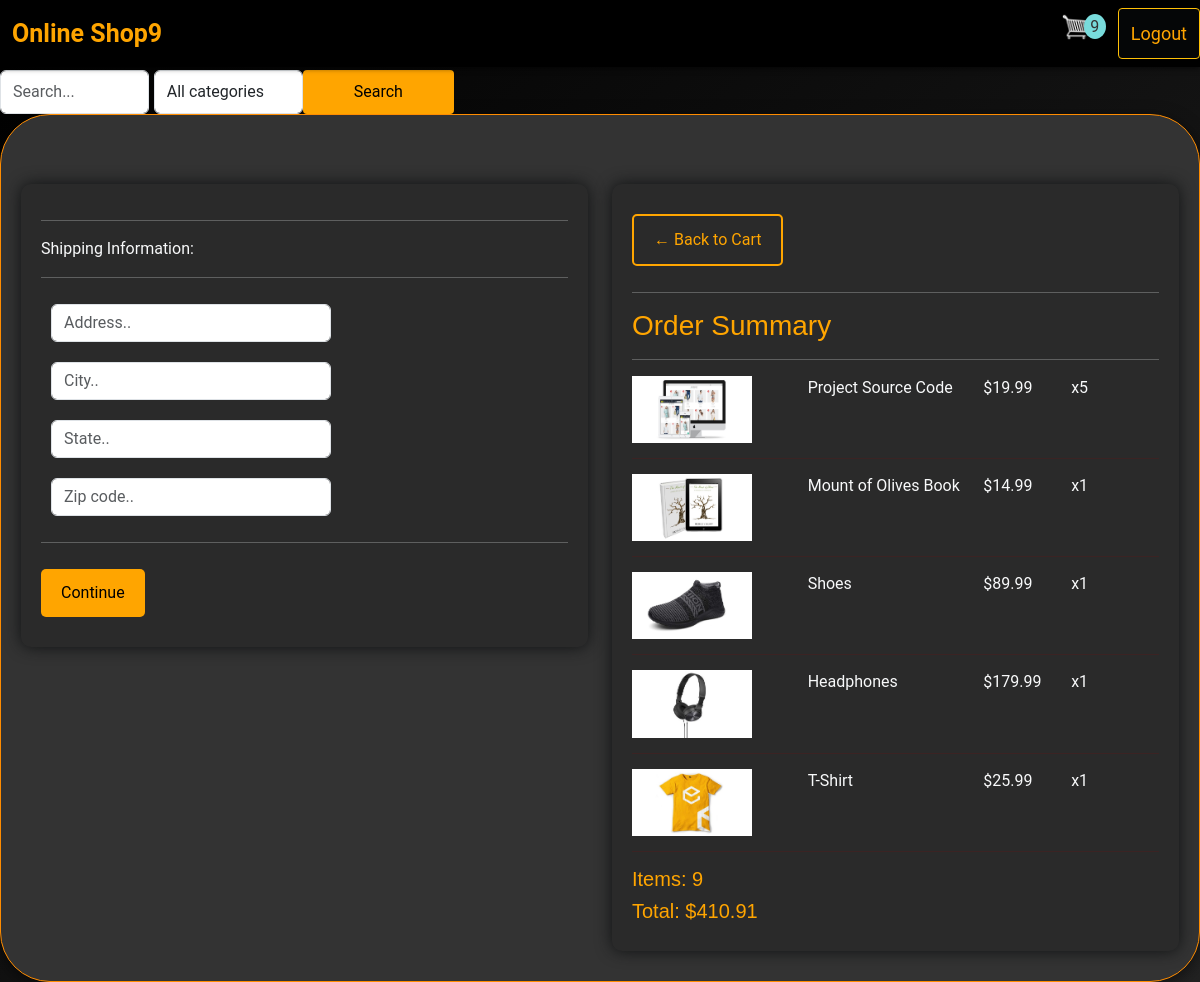
The app's page /checkout/ (signed in) with its own data.
### store/models.py (models this page shows, shortened)
class OrderItem(models.Model):
	product = models.ForeignKey(Product, on_delete=models.SET_NULL, null=True)
	order = models.ForeignKey(Order, on_delete=models.SET_NULL, null=True)
	quantity = models.IntegerField(default=0, null=True, blank=True)
	date_added = models.DateTimeField(auto_now_add=True)
	@property
	def get_total(self):
		total = self.product.price * self.quantity
		return total

class Product(models.Model):
	name = models.CharField(max_length=200)
	price = models.DecimalField(max_digits=7, decimal_places=2)
	digital = models.BooleanField(default=False, null=True, blank=True)
	image = models.ImageField(upload_to='product/images', null=True, blank=True)
	category = models.ForeignKey(Category, on_delete=models.SET_NULL, null=True)
	@property
	def imageURL(self):
		try:
			url = self.image.url
		except:
			url = ''
		return url

class Order(models.Model):
	customer = models.ForeignKey(Customer, on_delete=models.SET_NULL, null=True, blank=True)
	date_ordered = models.DateTimeField(auto_now_add=True)
	complete = models.BooleanField(default=False)
	transaction_id = models.CharField(max_length=100, null=True)
	@property
	def shipping(self):
		shipping = False
		orderitems = self.orderitem_set.all()
		for i in orderitems:
			if i.product.digital == False:
				shipping = True
		return shipping
	@property
	def get_cart_total(self):
		orderitems = self.orderitem_set.all()
		total = sum([item.get_total for item in orderitems])
		return total
	@property
	def get_cart_items(self):
		orderitems = self.orderitem_set.all()
		total = sum([item.quantity for item in orderitems])
		return total

### store/views.py (the view)
# urls.py: path('checkout/', views.checkout, name="checkout"),
@login_required
def checkout(request):
    data = cartData(request)
    cartItems = data['cartItems']
    order = data['order']
    items = data['items']
    context = {'items': items, 'order': order, 'cartItems': cartItems}
    return render(request, 'store/checkout.html', context)

### store/utils.py (called while the page is built)
def cartData(request):
    if request.user.is_authenticated:
        customer = request.user.customer
        order, created = Order.objects.get_or_create(
            customer=customer, complete=False)
        items = order.orderitem_set.all()
        cartItems = order.get_cart_items
    else:
        cookieData = cookieCart(request)
        cartItems = cookieData['cartItems']
        order = cookieData['order']
        items = cookieData['items']
    return {'cartItems': cartItems, 'order': order, 'items': items}

### store/templates/store/checkout.html (shortened to what this page needs)
{% extends 'store/main.html' %}
{% load static %}
{% block content %}
<div class="row">
    <div class="col-lg-6">
        <div class="box-element" id="form-wrapper">
            <form id="form">
                <div id="shipping-info">
                    <hr>
                    <p>Shipping Information:</p>
                    <hr>
                    <div class="form-field">
                        <input class="form-control" type="text" name="address" placeholder="Address..">
                    </div>
                    <div class="form-field">
                        <input class="form-control" type="text" name="city" placeholder="City..">
                    </div>
                    <div class="form-field">
                        <input class="form-control" type="text" name="state" placeholder="State..">
                    </div>
                    <div class="form-field">
                        <input class="form-control" type="text" name="zipcode" placeholder="Zip code..">
                    </div>
                </div>
                <hr>
                <input id="form-button" class="btn-custom" type="submit" value="Continue">
            </form>
        </div>
        <br>
    </div>
    <div class="col-lg-6">
        <div class="box-element">
            <a class="btn-outline-custom" href="{% url 'store:cart' %}">&#x2190; Back to Cart</a>
            <hr>
            <h3 class="orange-text">Order Summary</h3>
            <hr>
            {% for item in items %}
            <div class="cart-row">
                <div style="flex:2"><img class="row-image" src="{{ item.product.imageURL }}"></div>
                <div style="flex:2">
                    <p>{{ item.product.name }}</p>
                </div>
                <div style="flex:1">
                    <p>${{ item.product.price|floatformat:2 }}</p>
                </div>
                <div style="flex:1">
                    <p>x{{ item.quantity }}</p>
                </div>
            </div>
            {% endfor %}
            <h5 class="orange-text">Items: {{ order.get_cart_items }}</h5>
            <h5 class="orange-text">Total: ${{ order.get_cart_total|floatformat:2 }}</h5>
        </div>
    </div>
</div>
{% endblock content %}

### static/css/main.css (style rules this page uses)
body { background-color: hsl(0, 0%, 0%); }
h1,h2,h3,h4,h5,h6 { color:hsl(210, 60%, 80%); font-family: Arial, sans-serif; font-weight: 400; }
.box-element { box-shadow:hsl(200, 9%, 7%) 0 0 16px; background-color: #160909; border-radius: 8px; padding: 15px; font-size: 16px; }
.col-lg-4, .col-lg-6, .col-lg-8, .col-lg-12 { margin-top: 15px; }
.row-image { width: 120px; }
.form-field { width:300px; display: inline-block; padding: 10px; font-size: 16px; }
.cart-row { display: flex; align-items: flex-stretch; padding-bottom: 15px; margin-bottom: 15px; border-bottom: 1px solid #3b2323; }

### store/templates/store/main.html (style rules this page uses)
body { background: linear-gradient(to bottom right, #000, #222); font-family: 'Roboto', sans-serif; color: #f8f9fa; margin: 0; padding-top: 70px; }
.box-element { background-color: #2a2a2a; border-radius: 10px; padding: 20px; margin: 10px 0; transition: transform 0.3s; }

### store/templates/store/checkout.html (style rules this page uses)
.box-element { background-color: #2a2a2a; border-radius: 10px; padding: 20px; margin: 10px 0; transition: transform 0.3s; }
.btn-custom { background-color: #FFA500; color: #000; border: none; padding: 12px 20px; border-radius: 5px; text-align: center; text-decoration: none; display: inline-block; font-size: 16px; margin: 10px 0; cursor: pointer; transition: background-color 0.3s ease, color 0.3s ease; }
.btn-outline-custom { background-color: transparent; color: #FFA500; border: 2px solid #FFA500; padding: 12px 20px; border-radius: 5px; text-align: center; text-decoration: none; display: inline-block; font-size: 16px; margin: 10px 0; cursor: pointer; transition: background-color 0.3s ease, color 0.3s ease; }
.orange-text { color: #FFA500; }

### records on screen
OrderItem: product.imageURL (picture), product.name "Project Source Code", product.price "19.99", quantity "5"
OrderItem: product.imageURL (picture), product.name "Mount of Olives Book", product.price "14.99", quantity "1"
OrderItem: product.imageURL (picture), product.name "Shoes", product.price "89.99", quantity "1"
OrderItem: product.imageURL (picture), product.name "Headphones", product.price "179.99", quantity "1"
OrderItem: product.imageURL (picture), product.name "T-Shirt", product.price "25.99", quantity "1"
Order: get_cart_items "9", get_cart_total "410.91"

### other values on screen
{{ cartItems }} "9"
